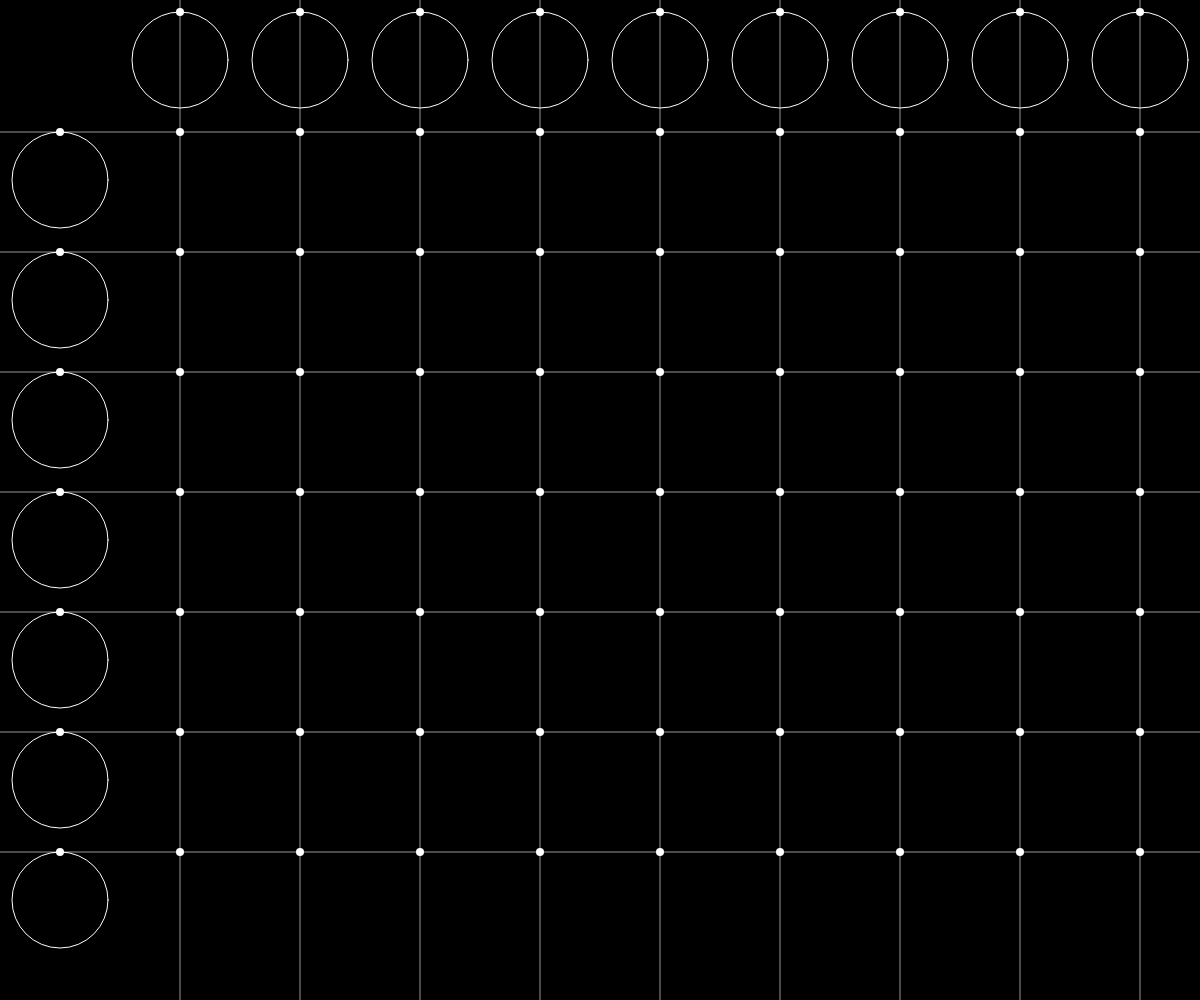
Frame 1 (no input)
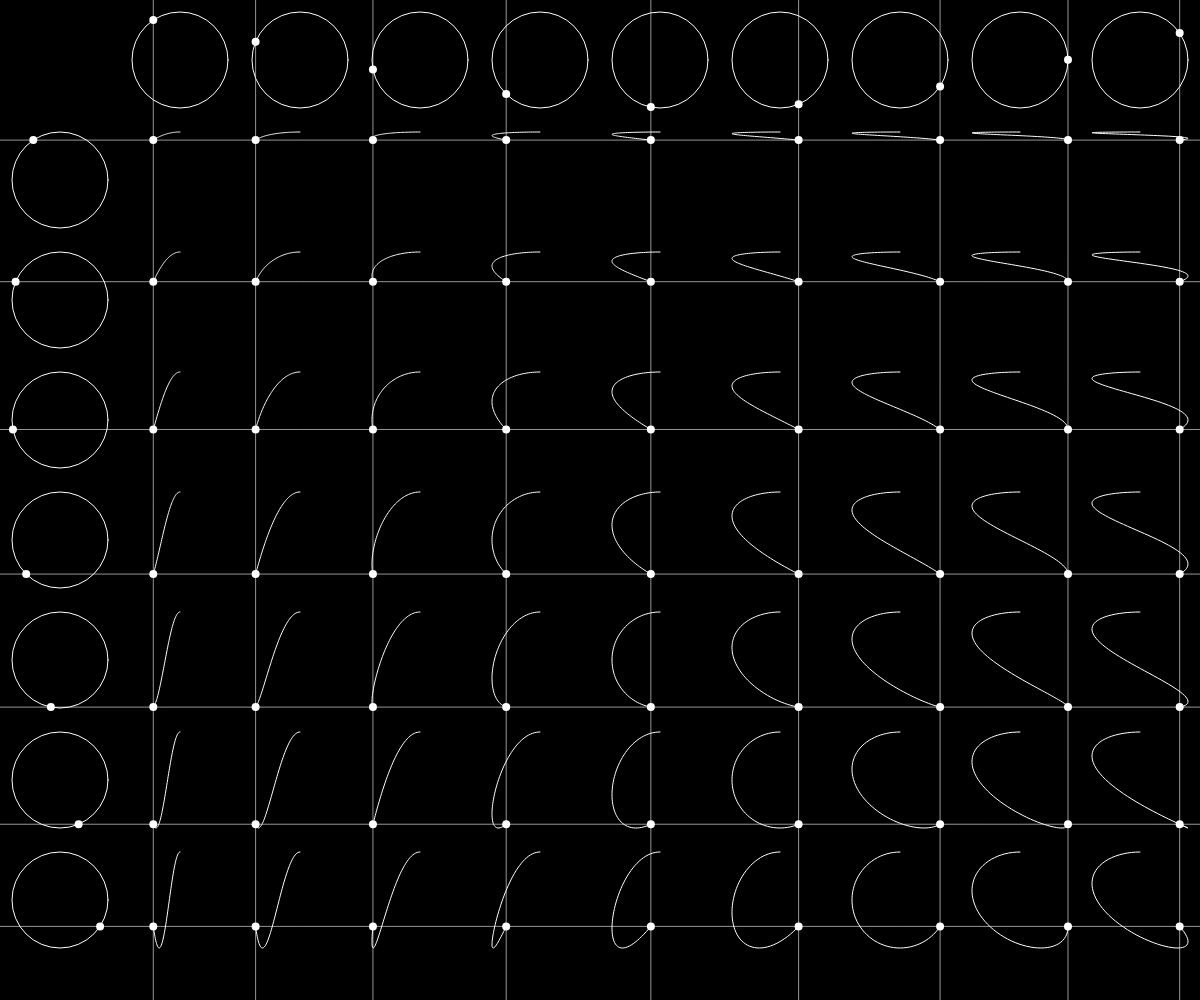
Frame 60 (no input)
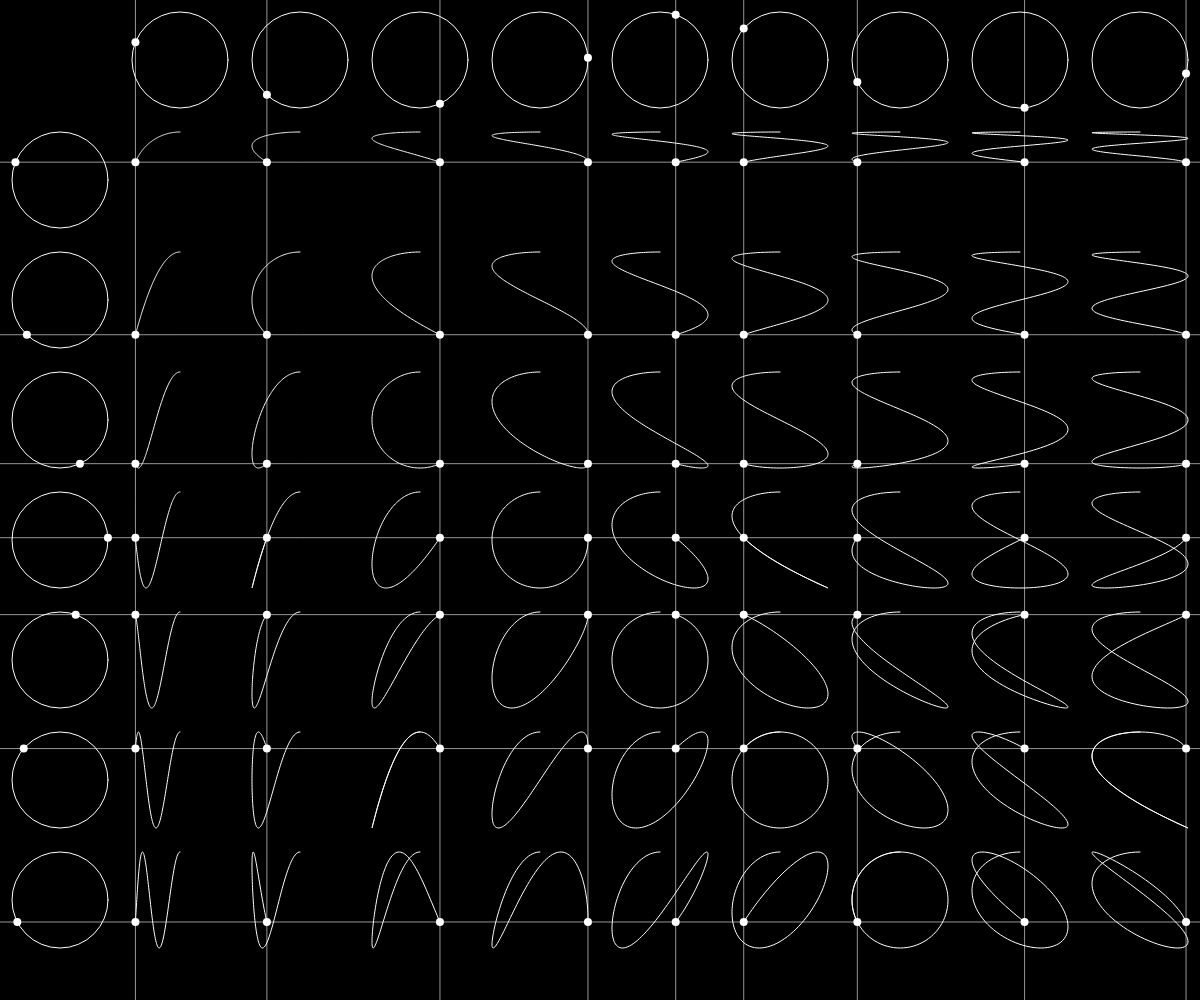
Frame 120 (the mouse pressed at the canvas centre since frame 60)

The p5.js sketch that drew these frames (run headless with seeded random() and noise() and a simulated clock; from frame 60 on, the mouse is pressed at the canvas centre):

// p5.js sketch
// ── sketch.js
// The Coding Train / Daniel Shiffman
// https://thecodingtrain.com/challenges/116-lissajous-curve-table

function make2DArray(rows, cols) {
    var arr = new Array(rows); //like arr[]; but with number of columns hardcoded
    for (var i = 0; i < arr.length; i++) {
      arr[i] = new Array(cols);
    }
    return arr;
  }
  
  let angle = 0;
  let w = 120;
  let cols;
  let rows;
  let curves;
  
  function setup() {
    createCanvas(windowWidth, windowHeight);
    cols = floor(width / w) - 1;
    rows = floor(height / w) - 1;
    curves = make2DArray(rows,cols);
  
    for (let j = 0; j < rows; j++) {
      for (let i = 0; i < cols; i++) {
        curves[j][i] = new Curve();
      }
    }
  }
  
  function draw() {
    background(0);
    let d = w - 0.2 * w;
    let r = d / 2;
  
    noFill();
    stroke(255);
    for (let i = 0; i < cols; i++) {
      let cx = w + i * w + w / 2;
      let cy = w / 2;
      strokeWeight(1);
      stroke(255);
      ellipse(cx, cy, d, d);
      let x = r * cos(angle * (i + 1) - HALF_PI);
      let y = r * sin(angle * (i + 1) - HALF_PI);
      strokeWeight(8);
      stroke(255);
      point(cx + x, cy + y);
      stroke(255, 150);
      strokeWeight(1);
      line(cx + x, 0, cx + x, height);
  
      for (let j = 0; j < rows; j++) {
        curves[j][i].setX(cx + x);
      }
    }
  
    noFill();
    stroke(255);
    for (let j = 0; j < rows; j++) {
      let cx = w / 2;
      let cy = w + j * w + w / 2;
      strokeWeight(1);
      stroke(255);
      ellipse(cx, cy, d, d);
      let x = r * cos(angle * (j + 1) - HALF_PI);
      let y = r * sin(angle * (j + 1) - HALF_PI);
      strokeWeight(8);
      stroke(255);
      point(cx + x, cy + y);
      stroke(255, 150);
      strokeWeight(1);
      line(0, cy + y, width, cy + y);
  
      for (let i = 0; i < cols; i++) {
        curves[j][i].setY(cy + y);
      }
    }
  
    for (let j = 0; j < rows; j++) {
      for (let i = 0; i < cols; i++) {
        curves[j][i].addPoint();
        curves[j][i].show();
      }
    }
  
  
    angle -= 0.01;
  
    if (angle < -TWO_PI) {
      for (let j = 0; j < rows; j++) {
        for (let i = 0; i < cols; i++) {
          curves[j][i].reset();
        }
      }
      // saveFrame("lissajous#####.png");
      angle = 0;
    }
  }
// ── curve.js
class Curve {

    constructor() {
      this.path = [];
      this.current = createVector();
    }
  
     setX( x) {
      this.current.x = x;
    }
  
     setY( y) {
      this.current.y = y;
    }
  
     addPoint() {
      this.path.push(this.current);
    }
    
     reset() {
      this.path = []; 
    }
  
     show() {
      stroke(255);
      strokeWeight(1);
      noFill();
      beginShape();
      for (let v of this.path) {
        vertex(v.x, v.y);
      }
      endShape();
  
      strokeWeight(8);
      point(this.current.x, this.current.y);
      this.current = createVector();
    }
  }
  
